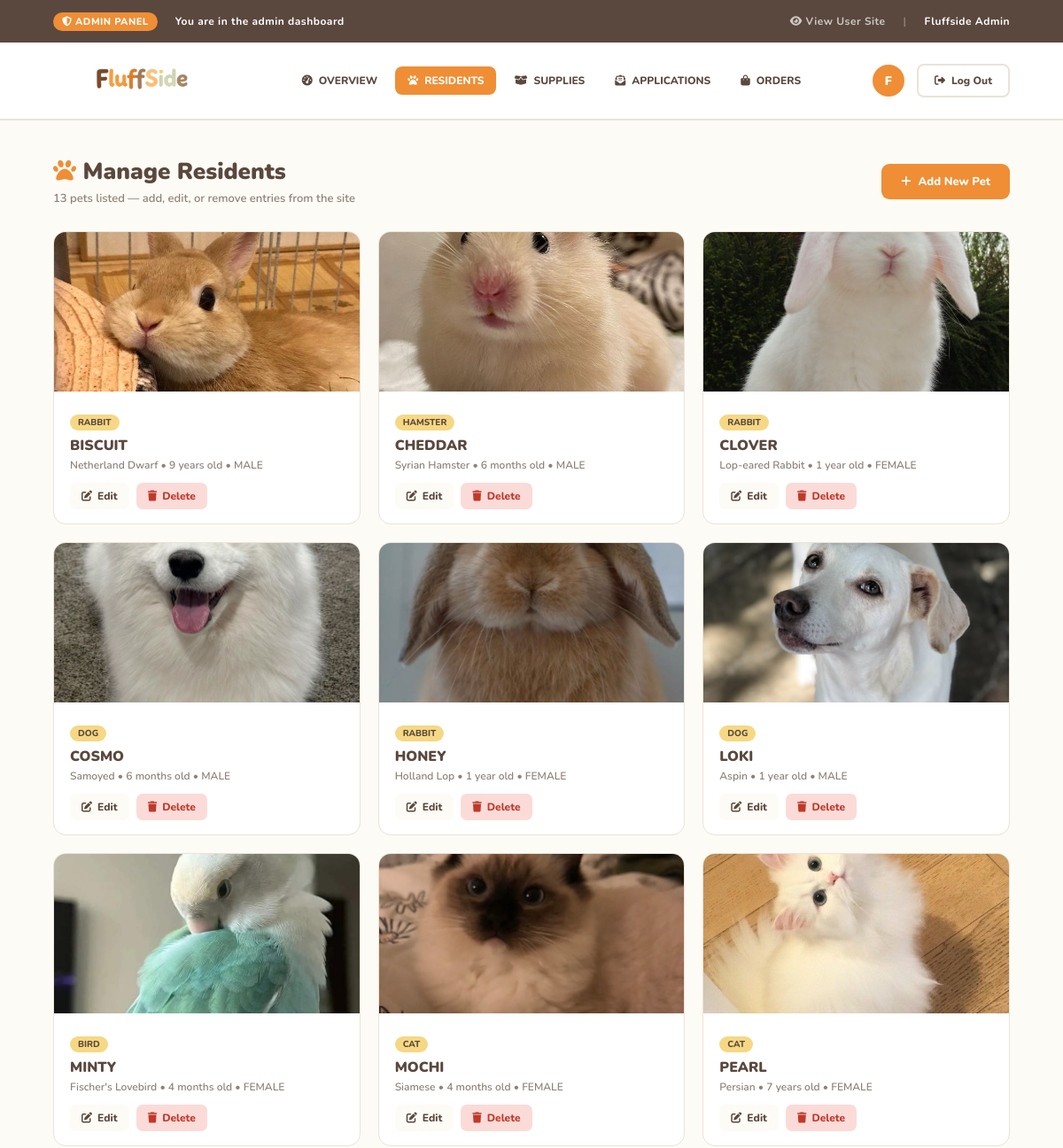
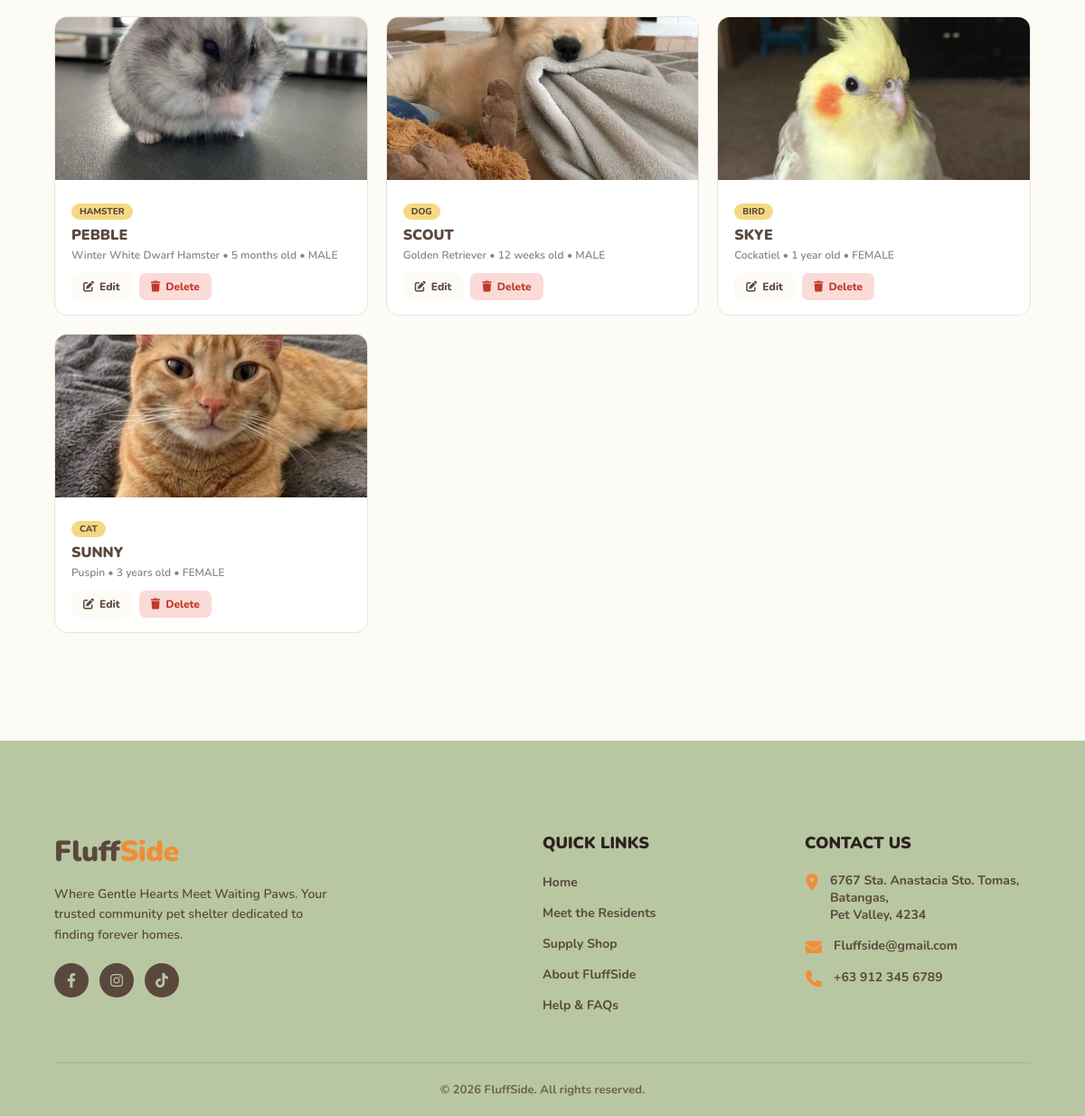
The page /admin/residents.php (signed in) on the database its author committed (2 pictures, top to bottom).
### tables this page shows
CREATE TABLE `tbl_pets` (
  `pet_id` varchar(60) NOT NULL,
  `pet_name` varchar(100) NOT NULL,
  `breed` varchar(100) DEFAULT NULL,
  `animal_type` enum('DOG','CAT','RABBIT','HAMSTER','BIRD','OTHER') NOT NULL,
  `gender` enum('MALE','FEMALE') NOT NULL,
  `age_desc` varchar(60) DEFAULT NULL,
  `age_group` enum('Young','Adult','Senior') DEFAULT 'Adult',
  `image_path` varchar(255) DEFAULT NULL,
  `description` text DEFAULT NULL,
  `is_available` tinyint(1) NOT NULL DEFAULT 1,
  `created_at` timestamp NOT NULL DEFAULT current_timestamp()
);

### admin/auth.inc.php (called while the page is built, shortened)
<?php
function admin_name(): string {
    return trim(($_SESSION['first_name'] ?? '') . ' ' . ($_SESSION['last_name'] ?? ''));
}
function h(string $s): string {
    return htmlspecialchars($s, ENT_QUOTES, 'UTF-8');
}
?>

### db_helper.inc.php (called while the page is built, shortened)
<?php
function get_all_pets(): array {
    global $pdo;
    $pets = $pdo->query("SELECT * FROM tbl_pets WHERE is_available = 1 ORDER BY pet_id")->fetchAll(PDO::FETCH_ASSOC);
    foreach ($pets as &$pet) {
        $pet = _hydrate_pet($pet);
    }
    return $pets;
}
function _hydrate_pet(array $pet): array {
    global $pdo;
    $pet['id']        = $pet['pet_id'];
    $pet['name']      = $pet['pet_name'];
    $pet['type']      = $pet['animal_type'];
    $pet['age']       = $pet['age_desc'];
    $pet['image']     = $pet['image_path'];
    $g = $pdo->prepare("SELECT image_path FROM tbl_pet_gallery WHERE pet_id = ? ORDER BY sort_order");
    $g->execute([$pet['pet_id']]);
    $pet['gallery'] = array_column($g->fetchAll(PDO::FETCH_ASSOC), 'image_path');
    $t = $pdo->prepare("SELECT trait_type, trait_value FROM tbl_pet_traits WHERE pet_id = ?");
    $t->execute([$pet['pet_id']]);
    $pet['traits'] = $pet['likes'] = $pet['dislikes'] = [];
    foreach ($t->fetchAll(PDO::FETCH_ASSOC) as $row) {
        $pet[$row['trait_type'] . 's'][] = $row['trait_value'];
    }
    $t2 = $pdo->prepare("SELECT trait_value FROM tbl_pet_traits WHERE pet_id = ? AND trait_type = 'trait'");
    $t2->execute([$pet['pet_id']]);
    $pet['traits'] = array_column($t2->fetchAll(PDO::FETCH_ASSOC), 'trait_value');
    return $pet;
}

### admin/residents.php (the view, shortened to what this page needs)
<?php
require 'auth.inc.php';
require_once '../db.inc.php'; require_once '../db_helper.inc.php';
$pets       = get_all_pets();
$show_form  = false;
?>
<!DOCTYPE html>
<html lang="en">
<head>
    <?php include 'header.inc.php'; ?>
</head>
<body>
<div class="page-body">
    <div class="page-header">
        <div>
            <div class="page-title"><i class="fas fa-paw" style="color:var(--primary-orange)"></i> Manage Residents</div>
            <div class="page-sub"><?= count($pets) ?> pets listed &mdash; add, edit, or remove entries from the site</div>
        </div>
        <?php if (!$show_form): ?>
        <a href="?action=add" class="btn-primary"><i class="fas fa-plus"></i> Add New Pet</a>
        <?php endif; ?>
    </div>
    <div class="pet-grid">
        <?php foreach ($pets as $pet): ?>
        <div class="pet-card">
            <img src="../<?= h($pet['image']) ?>"
                 alt="<?= h($pet['name']) ?>"
                 onerror="this.src='https://placehold.co/280x180/EAE3D9/8E8279?text=<?= urlencode($pet['name']) ?>'">
            <div class="pet-card-body">
                <span class="pet-type-tag"><?= h($pet['type']) ?></span>
                <h3><?= h($pet['name']) ?></h3>
                <p><?= h($pet['breed']) ?> &bull; <?= h($pet['age']) ?> &bull; <?= h($pet['gender']) ?></p>
                <div class="pet-card-actions">
                    <a href="?edit=<?= h($pet['id']) ?>" class="btn-sm btn-edit"><i class="fas fa-edit"></i> Edit</a>
                    <button onclick="confirmDelete('<?= h($pet['id']) ?>','<?= h($pet['name']) ?>')"
                            class="btn-sm btn-danger"><i class="fas fa-trash"></i> Delete</button>
                </div>
            </div>
        </div>
        <?php endforeach; ?>
    </div>
</div>
<?php include '../footer.php'; ?>
</body>
</html>

### admin/header.inc.php (shortened to what this page needs)
<?php
$admin_page = basename($_SERVER['PHP_SELF']);
?>
<link rel="stylesheet" href="https://cdnjs.cloudflare.com/ajax/libs/font-awesome/6.4.0/css/all.min.css">
<div class="admin-topbar">
    <div class="topbar-left">
        <span class="admin-badge"><i class="fas fa-shield-alt"></i> Admin Panel</span>
        <span>You are in the admin dashboard</span>
    </div>
    <div class="topbar-right">
        <a href="../index.php"><i class="fas fa-eye"></i> View User Site</a>
        <span class="sep">|</span>
        <span><?= h(admin_name()) ?></span>
    </div>
</div>
<header>
    <a href="index.php"><img src="../Assets/Fluffside.png" alt="FluffSide" class="logo-img"
        onerror="this.outerHTML='<h1 style=&quot;color:#EF8E35;font-size:24px;font-weight:900&quot;>FluffSide</h1>'"></a>
    <nav>
        <ul>
            <li><a href="index.php" <?= $admin_page==='index.php' ? 'class="active"' : '' ?>>
                <i class="fas fa-tachometer-alt"></i> Overview</a></li>
            <li><a href="residents.php" <?= $admin_page==='residents.php' ? 'class="active"' : '' ?>>
                <i class="fas fa-paw"></i> Residents</a></li>
            <li><a href="supplies.php" <?= $admin_page==='supplies.php' ? 'class="active"' : '' ?>>
                <i class="fas fa-box-open"></i> Supplies</a></li>
            <li><a href="applications.php" <?= $admin_page==='applications.php' ? 'class="active"' : '' ?>>
                <i class="fas fa-envelope-open-text"></i> Applications</a></li>
            <li><a href="orders.php" <?= $admin_page==='orders.php' ? 'class="active"' : '' ?>>
                <i class="fas fa-shopping-bag"></i> Orders</a></li>
        </ul>
    </nav>
    <div class="header-actions">
        <div class="admin-avatar"><?= strtoupper(substr($_SESSION['first_name'] ?? 'A', 0, 1)) ?></div>
        <a href="../logout.php" class="btn-logout"><i class="fas fa-sign-out-alt"></i> Log Out</a>
    </div>
</header>

### footer.php (shortened to what this page needs)
<footer class="site-footer">
    <div class="footer-wave">
    </div>
    <div class="footer-content">
        <div class="footer-brand">
            <h2>Fluff<span>Side</span></h2>
            <p>Where Gentle Hearts Meet Waiting Paws. Your trusted community pet shelter dedicated to finding forever homes.</p>
            <div class="social-icons">
                <a href="#"><i class="fab fa-facebook-f"></i></a>
                <a href="#"><i class="fab fa-instagram"></i></a>
                <a href="#"><i class="fab fa-tiktok"></i></a>
            </div>
        </div>
        <div class="footer-links">
            <h3>Quick Links</h3>
            <ul>
                <li><a href="index.php">Home</a></li>
                <li><a href="residents.php">Meet the Residents</a></li>
                <li><a href="supplies.php">Supply Shop</a></li>
                <li><a href="about.php">About FluffSide</a></li>
                <li><a href="help.php">Help & FAQs</a></li>
            </ul>
        </div>
        <div class="footer-contact">
            <h3>Contact Us</h3>
            <p><i class="fas fa-map-marker-alt"></i> 6767 Sta. Anastacia Sto. Tomas, Batangas,<br>Pet Valley, 4234</p>
            <p><i class="fas fa-envelope"></i>Fluffside@gmail.com</p>
            <p><i class="fas fa-phone"></i> +63 912 345 6789</p>
        </div>
    </div>
    <div class="footer-bottom">
        <p>&copy; <?php echo date("Y"); ?> FluffSide. All rights reserved.</p>
    </div>
</footer>

### admin/header.inc.php (style rules this page uses)
:root { --primary-orange: #EF8E35; --primary-hover: #D67A26; --bg-light: #FDFBF5; --text-dark: #5A483E; --text-light: #8E8279; --accent-yellow: #F6D884; --accent-green: #E1E8B8; --white: #FFFFFF; --admin-red: #C0392B; --admin-red-light:#FADBD8; --border: #EAE3D9; --status-green: #9BB374; }
* { margin:0; padding:0; box-sizing:border-box; font-family:'Nunito',sans-serif; }
body { background:#FDFBF5; color:var(--text-dark); min-height:100vh; display:flex; flex-direction:column; }
.admin-topbar { background: var(--text-dark); color: var(--white); padding: 0 5%; display: flex; align-items: center; justify-content: space-between; height: 48px; font-size: 12px; font-weight: 700; letter-spacing: 0.5px; }
.admin-topbar .admin-badge { background: var(--primary-orange); color: var(--white); padding: 3px 10px; border-radius: 20px; font-size: 11px; font-weight: 800; text-transform: uppercase; margin-right: 10px; }
.admin-topbar .topbar-left { display:flex; align-items:center; gap:10px; }
.admin-topbar .topbar-right { display:flex; align-items:center; gap:20px; }
.admin-topbar a { color:rgba(255,255,255,0.7); text-decoration:none; font-size:12px; font-weight:700; transition:color 0.2s; }
.admin-topbar .sep { color:rgba(255,255,255,0.3); }
header { display:flex; justify-content:space-between; align-items:center; padding: 0 5%; border-bottom: 2px solid var(--border); background: var(--white); }
.logo-img { height:200px; width:auto; mix-blend-mode:multiply; margin-top:-60px; margin-bottom:-60px; }
nav ul { display:flex; list-style:none; gap:6px; align-items:center; }
nav a { text-decoration:none; color:var(--text-dark); font-weight:800; font-size:12px; text-transform:uppercase; padding:8px 14px; border-radius:8px; transition:all 0.2s; display:flex; align-items:center; gap:7px; }
nav a.active { background:var(--primary-orange); color:var(--white); }
.header-actions { display:flex; align-items:center; gap:14px; }
.btn-logout { background:transparent; border:2px solid var(--border); color:var(--text-dark); padding:9px 18px; border-radius:8px; font-size:12px; font-weight:800; cursor:pointer; text-decoration:none; display:inline-flex; align-items:center; gap:7px; transition:all 0.2s; }
.admin-avatar { width:36px; height:36px; border-radius:50%; background:var(--primary-orange); color:var(--white); display:flex; align-items:center; justify-content:center; font-size:14px; font-weight:900; }

### admin/residents.php (style rules this page uses)
.page-body { padding: 40px 5% 80px; }
.page-header { display:flex; justify-content:space-between; align-items:center; margin-bottom:28px; }
.page-title { font-size:26px; font-weight:900; }
.page-sub { font-size:13px; color:var(--text-light); font-weight:600; margin-top:4px; }
.btn-primary { background:var(--primary-orange); color:var(--white); border:none; padding:11px 22px; border-radius:9px; font-size:13px; font-weight:800; cursor:pointer; text-decoration:none; display:inline-flex; align-items:center; gap:8px; transition:background 0.2s; }
.btn-danger { background:var(--admin-red-light); color:var(--admin-red); border:none; }
.btn-edit { background:var(--bg-light); color:var(--text-dark); border:1px solid var(--border); }
.pet-grid { display:grid; grid-template-columns:repeat(auto-fill, minmax(280px, 1fr)); gap:20px; margin-bottom:40px; }
.pet-card { background:var(--white); border:1px solid var(--border); border-radius:14px; overflow:hidden; transition:box-shadow 0.2s; }
.pet-card img { width:100%; height:180px; object-fit:cover; }
.pet-card-body { padding:16px 18px; }
.pet-card h3 { font-size:16px; font-weight:900; margin-bottom:3px; }
.pet-card p { font-size:12px; color:var(--text-light); font-weight:600; margin-bottom:12px; }
.pet-card-actions { display:flex; gap:8px; }
.btn-sm { display:inline-flex; align-items:center; gap:6px; padding:7px 13px; border-radius:7px; font-size:12px; font-weight:800; text-decoration:none; border:none; cursor:pointer; transition:all 0.2s; }
.pet-type-tag { display:inline-block; padding:2px 9px; border-radius:20px; font-size:10px; font-weight:800; text-transform:uppercase; margin-bottom:6px; background:var(--accent-yellow); color:var(--text-dark); }

### rows shown on the page
tbl_pets: image_path (picture), animal_type "RABBIT", pet_name "BISCUIT", breed "Netherland Dwarf", age_desc "9 years old", gender "MALE"
tbl_pets: image_path (picture), animal_type "HAMSTER", pet_name "CHEDDAR", breed "Syrian Hamster", age_desc "6 months old", gender "MALE"
tbl_pets: image_path (picture), animal_type "RABBIT", pet_name "CLOVER", breed "Lop-eared Rabbit", age_desc "1 year old", gender "FEMALE"
tbl_pets: image_path (picture), animal_type "DOG", pet_name "COSMO", breed "Samoyed", age_desc "6 months old", gender "MALE"
tbl_pets: image_path (picture), animal_type "RABBIT", pet_name "HONEY", breed "Holland Lop", age_desc "1 year old", gender "FEMALE"
tbl_pets: image_path (picture), animal_type "DOG", pet_name "LOKI", breed "Aspin", age_desc "1 year old", gender "MALE"
tbl_pets: image_path (picture), animal_type "BIRD", pet_name "MINTY", breed "Fischer's Lovebird", age_desc "4 months old", gender "FEMALE"
tbl_pets: image_path (picture), animal_type "CAT", pet_name "MOCHI", breed "Siamese", age_desc "4 months old", gender "FEMALE"
tbl_pets: image_path (picture), animal_type "CAT", pet_name "PEARL", breed "Persian", age_desc "7 years old", gender "FEMALE"
tbl_pets: image_path (picture), animal_type "HAMSTER", pet_name "PEBBLE", breed "Winter White Dwarf Hamster", age_desc "5 months old", gender "MALE"
tbl_pets: image_path (picture), animal_type "DOG", pet_name "SCOUT", breed "Golden Retriever", age_desc "12 weeks old", gender "MALE"
tbl_pets: image_path (picture), animal_type "BIRD", pet_name "SKYE", breed "Cockatiel", age_desc "1 year old", gender "FEMALE"
tbl_pets: image_path (picture), animal_type "CAT", pet_name "SUNNY", breed "Puspin", age_desc "3 years old", gender "FEMALE"

### other values the page prints
admin_name() "Fluffside Admin"
substr($_SESSION['first_name'] ?? 'A', 0, 1) "F"
count($pets) "13"
